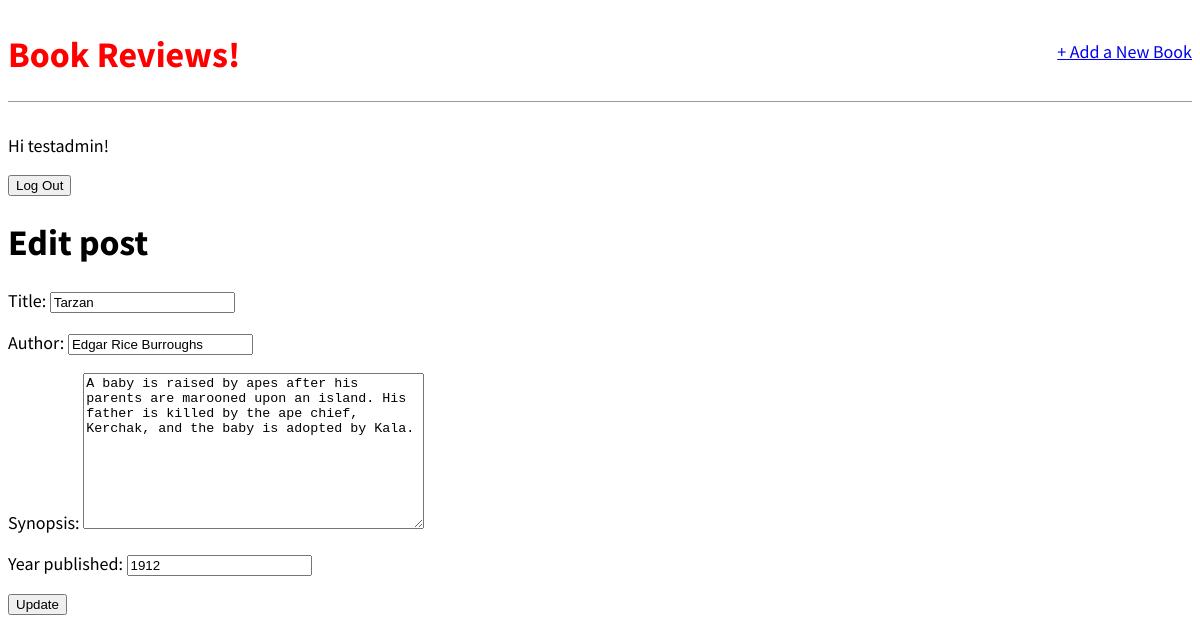
/book/3/edit/ (signed in), run on the app's committed database.
### books/models.py (models this page shows, shortened)
class Book(models.Model):
    title = models.CharField(max_length=120)
    author = models.CharField(max_length=50)
    synopsis = models.TextField()
    year_published = models.IntegerField()

### books/views.py (the view, shortened to what this page needs)
# urls.py: path("book/<int:pk>/edit/", BookUpdateView.as_view(), name="book_update"),
class BookUpdateView(LoginRequiredMixin, PermissionRequiredMixin, UpdateView):
    model = Book
    template_name = "book_update.html"
    fields = ["title", "author", "synopsis", "year_published"]
    permission_required = 'user.is_staff'

### books/templates/book_update.html
{% extends "base.html" %}
    {% block content %}
        <h1>Edit post</h1>
            <form action="" method="post">{% csrf_token %}
                {{ form.as_p }}
                <input type="submit" value="Update">
            </form>
{% endblock content %}

### books/templates/base.html (shortened to what this page needs)
{% load static %}
<html>
    <head>
        <link href="{% static 'css/base.css' %}" rel="stylesheet" s>
    </head>
    <body>
        <div>
            <header>
                <div class="nav-left">
                    <h1><a href="{% url 'home' %}">Book Reviews!</a></h1>
                </div>
                {% if user.is_authenticated%}
                <div class="nav-right">
                    <a href="{% url 'book_new' %}">+ Add a New Book</a>
                </div>
                {% endif%}
            </header>
            {% if user.is_authenticated %}
                <p>Hi {{ user.username }}!</p>
                <form method="post" action="{% url 'logout' %}">
                    <button type="submit">Log Out</button>
                </form>
            {% else %}
                <p>You are not logged in.</p>
                <a href="{% url 'login' %}">Log In</a>|
                <a href="{% url 'signup' %}">Sign Up</a>
            {% endif %}
        <div>
            {% block content %}
            {% endblock content %}
        </div>
    </body>
</html>

### static/css/base.css (style rules this page uses)
body { font-family: 'Source Sans Pro', sans-serif; font-size: 18px; }
header { border-bottom: 1px solid #999; margin-bottom: 2rem; display: flex; }
header h1 a { color: red; text-decoration: none; }
.nav-left { margin-right: auto; }
.nav-right { display: flex; padding-top: 2rem; }

### data on the page
Book: title "Tarzan", author "Edgar Rice Burroughs", synopsis "A baby is raised by apes after his parents are marooned upon an island. His father is killed by the ape chief, Kerchak, and the baby is adopted by Kala.", year_published "1912"

### other printed values
{{ user.username }} "testadmin"
